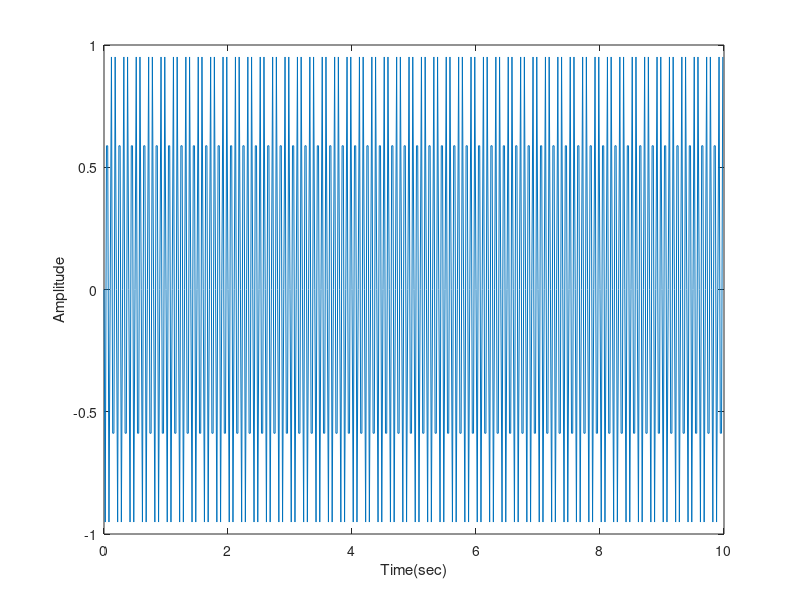
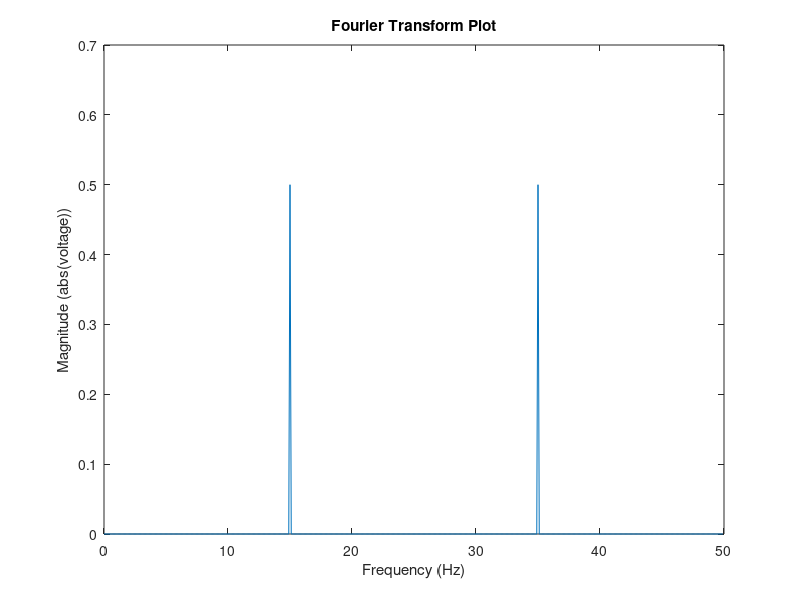

Source code (MATLAB) for these figures, in order: (Note: this script raises an error after producing the figures.)
clc;
close all;
clear all;

Ts = 1/50;                        %Sampling Period
t = 0:Ts:10-Ts;                   %time domain abscissa (x-axis) variable
x = sin(2*pi*35*t);               %time domain ordinate (y-axis) variable
N=length(x);
%here 'N' value should always be greater than no. of samples of signal(sine
%wave here). Here size of sine wave is (1X500). So 'N" should be greater
%than that (preferrably in multiples of 2^(n) to prevent undersampling)

figure(1);
plot(t,x);                        %plotting the sine wave
xlabel("Time(sec)");
ylabel("Amplitude");

Fs=1/Ts;                          %sampling frequency
y=fft(x,N);                       %taking dft of sine wave. 
%Note: FFT is an algorithm for efficient implementation of DFT
f=((0:(N-1))*Fs)/(N);             %array for frequency on x-axis of FT Plot

figure(2);
plot(f,(1/N)*abs(y));             %plotting normalized freq v/s magnitude plot of Fourier Transform
xlabel("Frequency (Hz)");
ylabel("Magnitude (abs(voltage))");
title("Fourier Transform Plot");

%this plot is also an example of aliasing freq where (Fs/2) is the folding
%freq. freq above folding freq get aliased as lower frequency with a phase
%shift of 180 degrees. Whereas freq below folding freq are retained as it
%is without any phase shift

%Implementing Parseval's Theorem
energy_time_domain=sum((abs(x).^2),"all")
energy_frequency_domain=(sum((abs(y).^2),"all"))/length(y)
